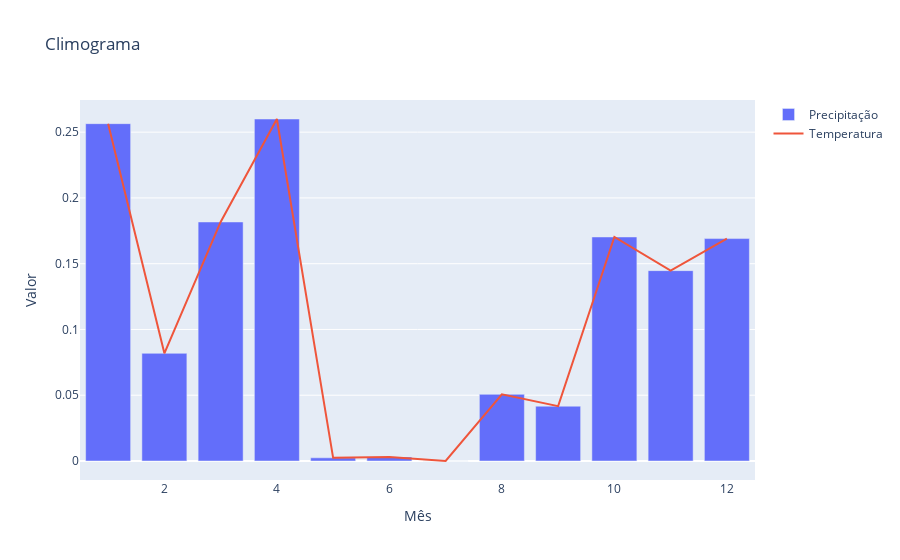

Notebook code cell kept with this figure:
### Code cell
fig = go.Figure()

fig.add_trace(go.Bar(x=list(range(1, 13)), y=lista_precipitacao, name='Precipitação'))
fig.add_trace(go.Scatter(x=list(range(1, 13)), y=media_meses_temperatura, mode='lines', name='Temperatura'))

fig.update_layout(title='Climograma',
                  xaxis_title='Mês',
                  yaxis_title='Valor')

fig.show()

### Figure 1 — Plotly figure (JSON) as saved in the notebook; plotly's stock layout.template omitted (floating-point values rounded to 4 significant figures)
{"data": [{"name": "Precipitação", "type": "bar", "x": [1, 2, 3, 4, 5, 6, 7, 8, 9, 10, 11, 12], "y": [0.2565, 0.08185, 0.1817, 0.26, 0.002419, 0.003056, 0, 0.05067, 0.04167, 0.1703, 0.1447, 0.1691]}, {"mode": "lines", "name": "Temperatura", "type": "scatter", "x": [1, 2, 3, 4, 5, 6, 7, 8, 9, 10, 11, 12], "y": [0.2565, 0.08185, 0.1817, 0.26, 0.002419, 0.003056, 0, 0.05067, 0.04167, 0.1703, 0.1447, 0.1691]}], "layout": {"title": {"text": "Climograma"}, "xaxis": {"title": {"text": "Mês"}}, "yaxis": {"title": {"text": "Valor"}}}}
